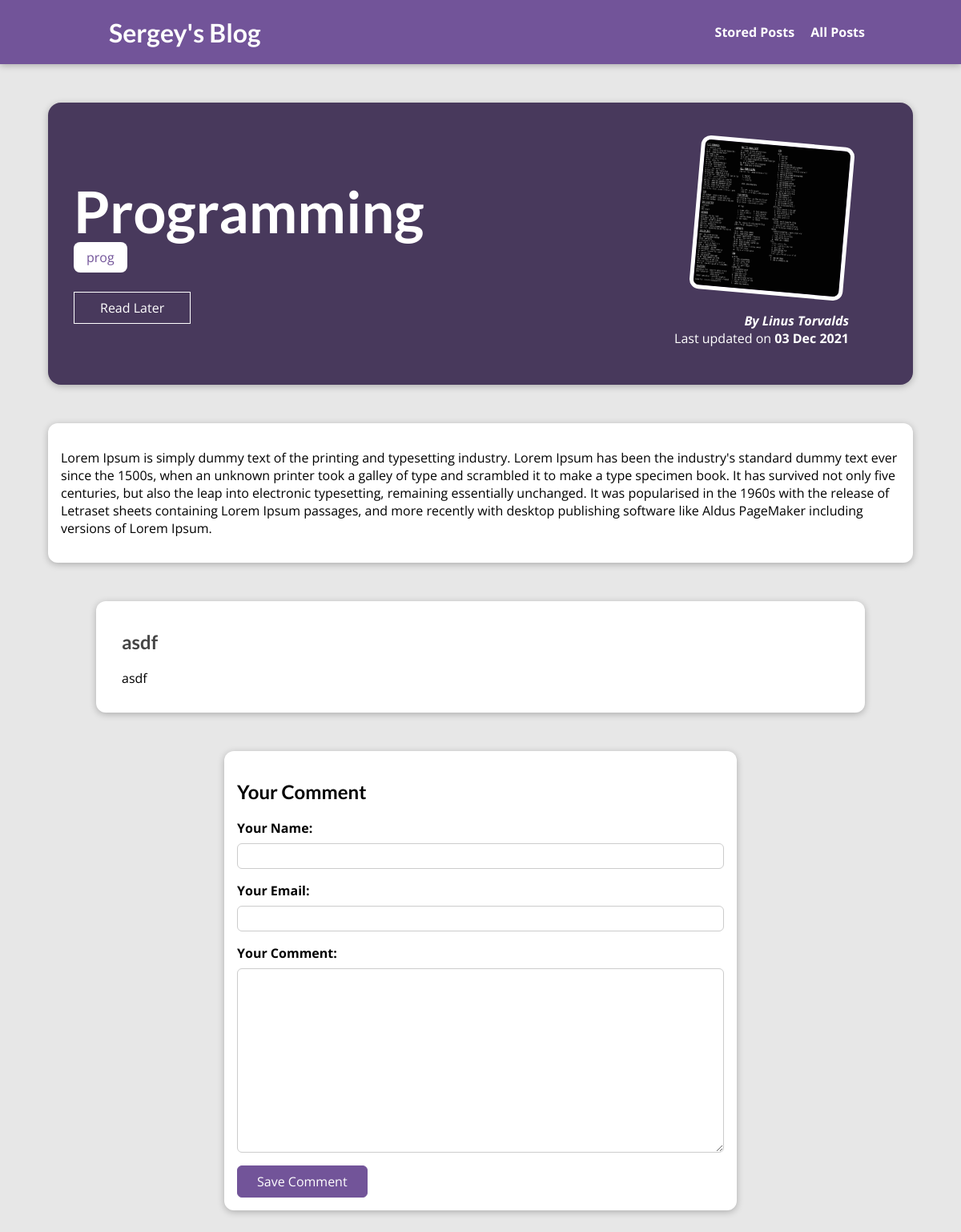
Page /posts/programming on the earlier database version.
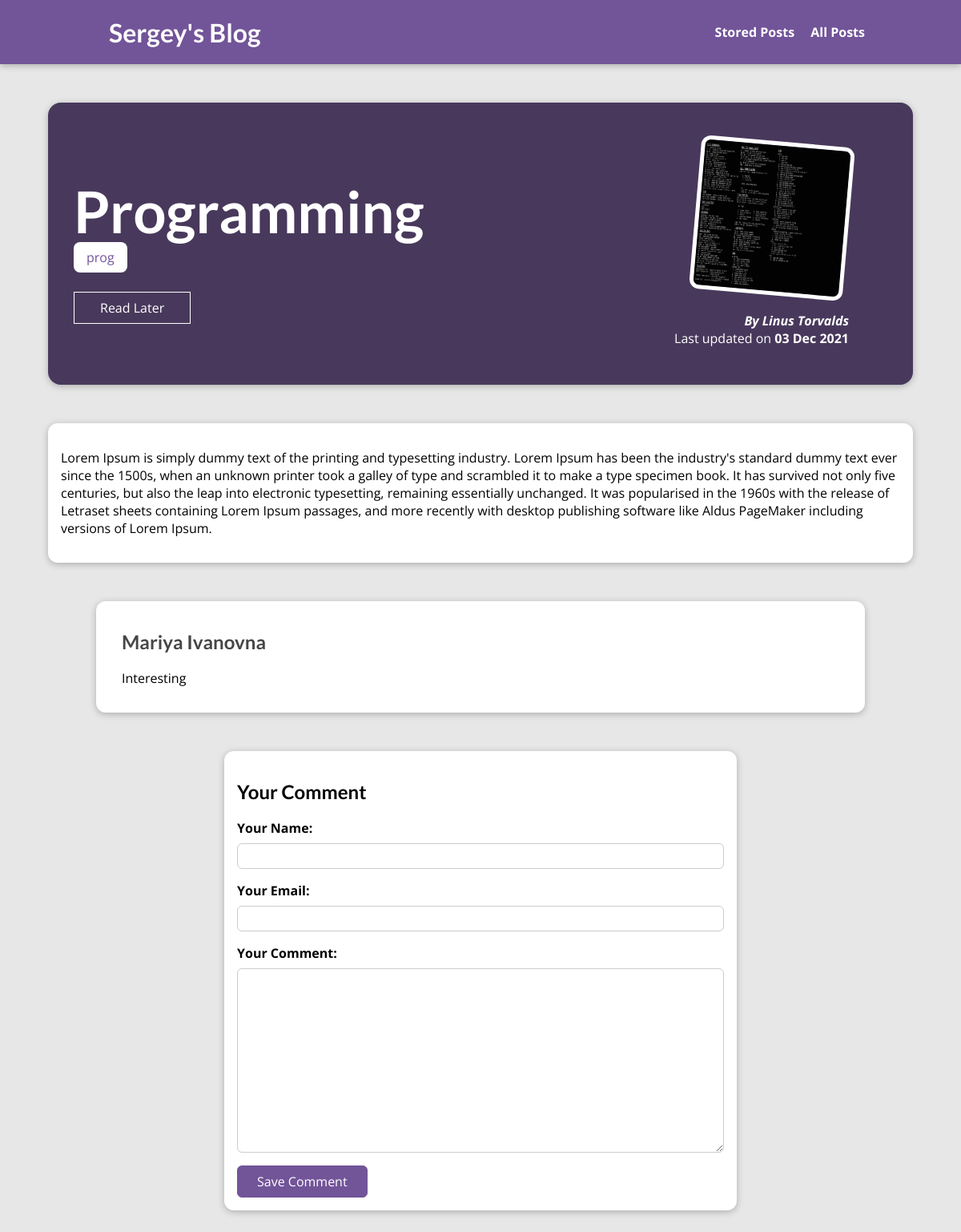
Same page on the later database version.
### blog/models.py (models this page shows, shortened)
class Tag(models.Model):
    caption = models.CharField(max_length=20)

class Comment(models.Model):
    user_name = models.CharField(max_length=120)
    user_email = models.EmailField()
    text = models.TextField(max_length=400)
    post = models.ForeignKey(
        Post, on_delete=models.CASCADE, related_name="comments")

### blog/views.py (the view, shortened to what this page needs)
# urls.py: path("posts/<slug:slug>", views.SinglePostView.as_view(),
class SinglePostView(View):
    def is_stored_post(self, request, post_id):
        stored_posts = request.session.get("stored_posts")
        if stored_posts is not None:
            is_saved_for_later = post_id in stored_posts
        else:
            is_saved_for_later = False
        return is_saved_for_later
    def get(self, request, slug):
        post = Post.objects.get(slug=slug)
        context = {
            "post": post,
            "post_tags": post.tags.all(),
            "comment_form": CommentForm(),
            "comments": post.comments.all().order_by("-id"),
            "saved_for_later": self.is_stored_post(request, post.id)
        }
        return render(request, "blog/post-detail.html", context)

### blog/forms.py
class CommentForm(forms.ModelForm):
    class Meta:
        model = Comment
        exclude = ["post"]
        labels = {
            "user_name": "Your Name",
            "user_email": "Your Email",
            "text": "Your Comment"
        }

### blog/models.py (called while the page is built)
    def full_name(self):
        return f"{self.first_name} {self.last_name}"

    def __str__(self):
        return self.full_name()

### blog/templates/blog/post-detail.html (shortened to what this page needs)
{% extends "base.html" %}
{% load static %}
{% block css_files %}
<link rel="stylesheet" href="{% static 'blog/post-detail.css' %}" />
{% endblock %}
{% block content %}
<section id="summary">
  <h2>{{ post.title }}</h2>
  <div>
    {% for tag in post_tags %}
      <span class="tag">{{ tag.caption }}</span>
    {% endfor %}
  </div>
  <div id="read-later">
    <form action="{% url 'read-later' %}" method="POST">
      <button>
        {% if saved_for_later %}
          Remove from "Read Later" List
        {% else %}
          Read Later
        {% endif %}
      </button>
    </form>
  </div>
  <article>
    <img src="{{ post.image.url }}" alt="{{ post.title }}" />
    <address>By <a href="mailto:{{ post.author.email_address }}">{{ post.author }}</a></address>
    <div>Last updated on <time>{{ post.date|date:"d M Y" }}</time></div>
  </article>
</section>
<main>
  {{ post.content|linebreaks }}
</main>
<section id="comments">
  <ul>
    {% for comment in comments %}
      <li>
        <h2>{{ comment.user_name }}</h2>
        <p>{{ comment.text|linebreaks }}</p>
      </li>
    {% endfor %}
  </ul>
</section>
<section id="comment-form">
  <h2>Your Comment</h2>
  <form action="{% url 'post-detail-page' post.slug %}" method="POST">
    {% for form_field in comment_form %}
      <div class="form-control {% if form_field.errors %}invalid{% endif %}">
        {{ form_field.label_tag }}
        {{ form_field }}
      </div>
    {% endfor %}
    <button>Save Comment</button>
  </form>
</section>
{% endblock %}

Differences in the rows shown:
removed Comment: user_name "asdf", text "asdf"
added Comment: user_name "Mariya Ivanovna", text "Interesting"
